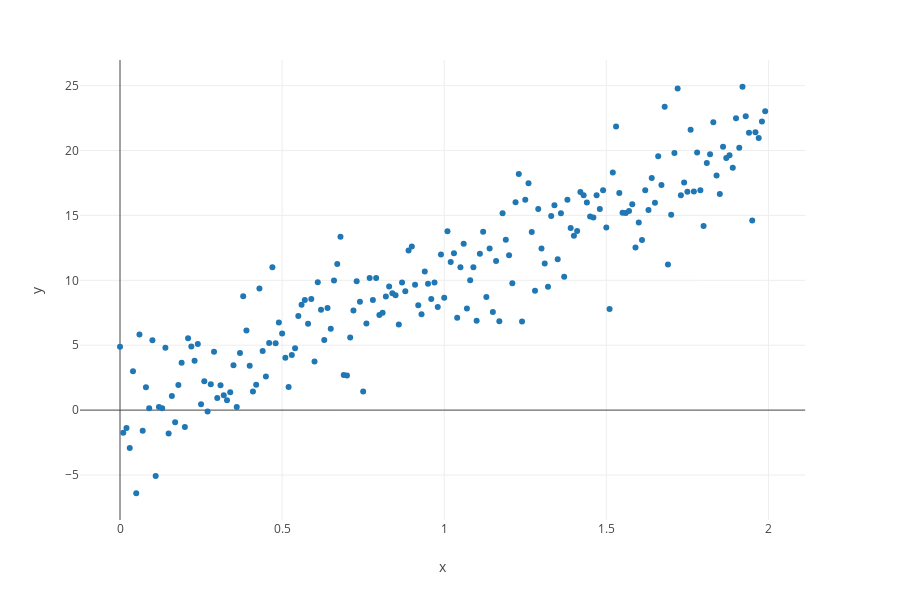

The code cell stored with this chart in its notebook:
### Code cell
n = 200
np.random.seed(seed=1)
# x co-ordinates
x = np.arange(0, n)/100
X = np.array([x, np.ones(n)])

print(X.shape)

# linearly generated sequence
y = x*10 + np.random.normal(0,3,n)
px.scatter(x=x, y=y, template="none")

### Figure 1 — Plotly figure (JSON) as saved in the notebook; plotly's stock layout.template omitted (floating-point values rounded to 4 significant figures; data arrays with more than 128 entries replaced by an {"elided": "..."} marker saying what was removed)
{"data": [{"hoverlabel": {"namelength": 0}, "hovertemplate": "x=%{x}<br>y=%{y}", "legendgroup": "", "marker": {"color": "#1F77B4", "symbol": "circle"}, "mode": "markers", "name": "", "showlegend": false, "type": "scatter", "x": {"elided": "200 float values"}, "xaxis": "x", "y": {"elided": "200 float values"}, "yaxis": "y"}], "layout": {"height": 600, "legend": {"tracegroupgap": 0}, "margin": {"t": 60}, "xaxis": {"anchor": "y", "domain": [0, 0.98], "title": {"text": "x"}}, "yaxis": {"anchor": "x", "domain": [0, 1], "title": {"text": "y"}}}}
